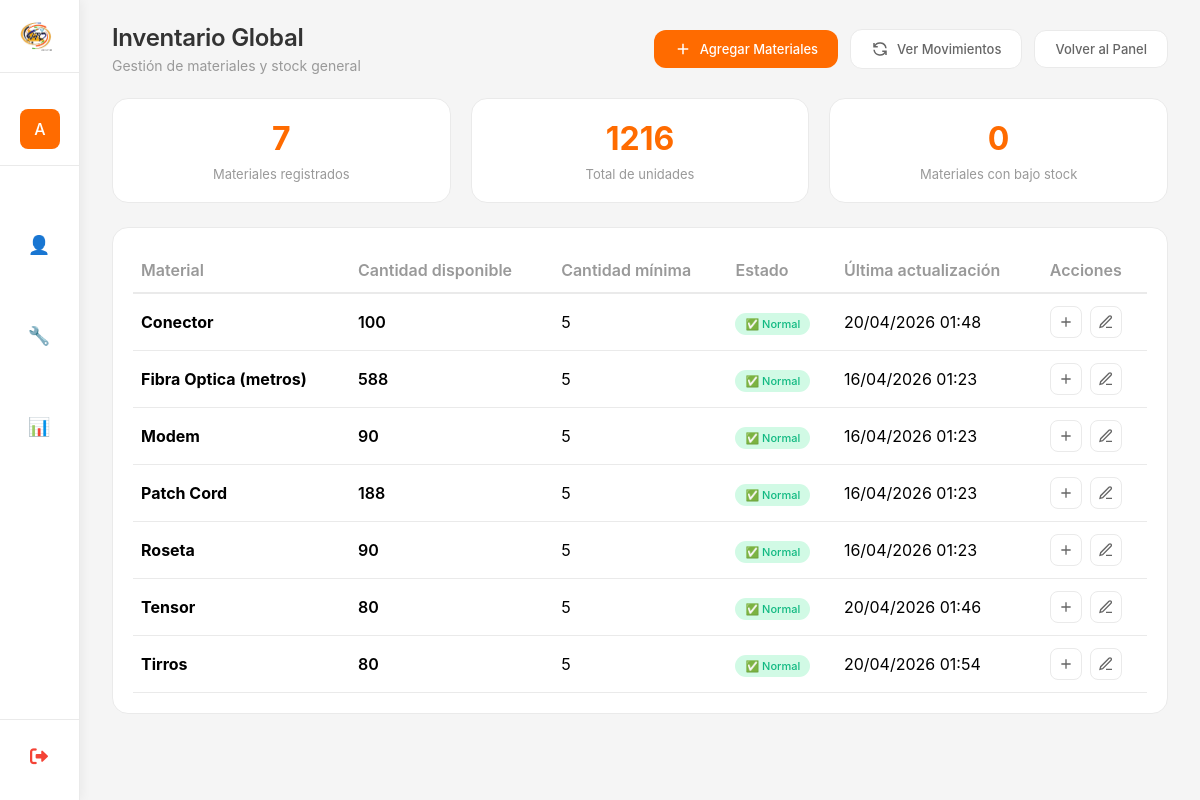
Page /inventario/ (signed in) on the earlier database version.
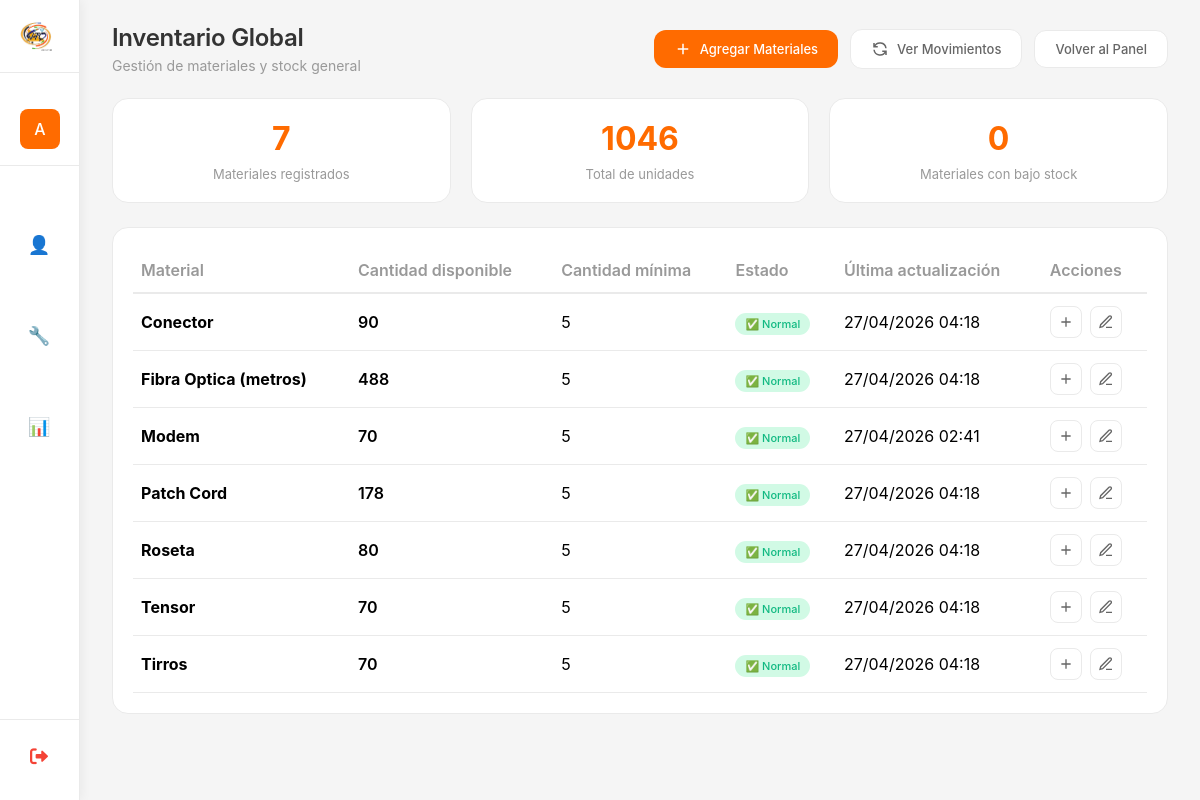
Same page on the later database version.
### myapp/models.py (models this page shows, shortened)
class Material(models.Model):
    nombre = models.CharField(max_length=50, unique=True, verbose_name="Nombre del material")
    activo = models.BooleanField(default=True, verbose_name="Activo")
    fecha_creacion = models.DateTimeField(auto_now_add=True)
    class Meta:
        verbose_name = "Material"
        verbose_name_plural = "Materiales"
        ordering = ['nombre']

class InventarioGlobal(models.Model):
    material = models.ForeignKey(
        Material,
        on_delete=models.CASCADE,
        related_name='inventario_global',
        verbose_name="Material"
    )
    cantidad = models.PositiveIntegerField(default=0, verbose_name="Cantidad disponible")
    cantidad_minima = models.PositiveIntegerField(default=5, verbose_name="Cantidad mínima de alerta")
    ultima_actualizacion = models.DateTimeField(auto_now=True, verbose_name="Última actualización")
    actualizado_por = models.ForeignKey(
        User,
        on_delete=models.SET_NULL,
        null=True,
        blank=True,
        related_name='actualizaciones_inventario',
        verbose_name="Actualizado por"
    )
    class Meta:
        verbose_name = "Inventario Global"
        verbose_name_plural = "Inventario Global"
        unique_together = ['material']
    @property
    def esta_bajo_stock(self):
        return self.cantidad <= self.cantidad_minima

### myapp/views_inventario.py (the view)
# urls.py: path('inventario/', inventario_global_lista, name='inventario_global_lista'),
@login_required
@staff_member_required  # Solo administradores pueden acceder
def inventario_global_lista(request):
    es_admin = request.user.is_superuser or request.user.groups.filter(name='Administrador').exists()
    if not es_admin:
        messages.error(request, 'No tienes permisos para acceder a esta página.')
        return redirect('dashboard')
    inventario_list = []
    materiales = Material.objects.filter(activo=True).order_by('nombre')
    for material in materiales:
        inv_global, created = InventarioGlobal.objects.get_or_create(material=material)
        inventario_list.append({
            'material': material,
            'inventario': inv_global
        })
    paginator = Paginator(inventario_list, 15)
    page_number = request.GET.get('page', 1)
    page_obj = paginator.get_page(page_number)
    context = {
        'inventario_list': page_obj,
        'total_materiales': materiales.count(),
        'total_cantidad': sum(item['inventario'].cantidad for item in inventario_list),
        'bajo_stock': [item for item in inventario_list if item['inventario'].esta_bajo_stock],
    }
    return render(request, 'Inventario/inventario_global_lista.html', context)

### myapp/templates/Inventario/inventario_global_lista.html (shortened to what this page needs)
{% extends 'Inicio_De_Sesion/base.html' %}
{% load static %}
{% block page_title %}Inventario Global{% endblock %}
{% block page_subtitle %}Gestión de materiales y stock general{% endblock %}
{% block header_actions %}
<a href="{% url 'inventario_global_agregar' %}" class="btn-primary">
    <svg width="18" height="18" viewBox="0 0 24 24" fill="none" stroke="currentColor" stroke-width="2">
        <path d="M12 5v14M5 12h14"/>
    </svg>
    Agregar Materiales
</a>
<a href="{% url 'inventario_movimientos' %}" class="btn-secondary">
    <svg width="18" height="18" viewBox="0 0 24 24" fill="none" stroke="currentColor" stroke-width="2">
        <path d="M4 4v5h.582m15.356 2A8.001 8.001 0 004.582 9m0 0H9m11 11v-5h-.581m0 0a8.003 8.003 0 01-15.357-2m15.357 2H15"/>
    </svg>
    Ver Movimientos
</a>
<a href="{% url 'panel_inventario' %}" class="btn-secondary">
    Volver al Panel
</a>
{% endblock %}
{% block content %}
<div class="stats-inventario">
    <div class="stat-card-inventario">
        <span class="stat-number">{{ total_materiales }}</span>
        <span class="stat-label">Materiales registrados</span>
    </div>
    <div class="stat-card-inventario">
        <span class="stat-number">{{ total_cantidad }}</span>
        <span class="stat-label">Total de unidades</span>
    </div>
    <div class="stat-card-inventario">
        <span class="stat-number">{{ bajo_stock|length }}</span>
        <span class="stat-label">Materiales con bajo stock</span>
    </div>
</div>
<div class="table-container">
    <table class="table">
        <thead>
            <tr>
                <th>Material</th>
                <th>Cantidad disponible</th>
                <th>Cantidad mínima</th>
                <th>Estado</th>
                <th>Última actualización</th>
                <th>Acciones</th>
            </thead>
        <tbody>
            {% for item in inventario_list %}
            <tr>
                <td><strong>{{ item.material.nombre }}</strong></td>
                <td>
                    <span class="cantidad
                        ">
                        {{ item.inventario.cantidad }}
                    </span>
                </td>
                <td>{{ item.inventario.cantidad_minima }}</td>
                <td>
                    {% if item.inventario.cantidad <= 0 %}
                    <span class="badge-danger-sm">❌ Sin stock</span>
                    {% elif item.inventario.esta_bajo_stock %}
                    <span class="badge-warning-sm">⚠️ Bajo stock</span>
                    {% else %}
                    <span class="badge-success-sm">✅ Normal</span>
                    {% endif %}
                </td>
                <td>{{ item.inventario.ultima_actualizacion|date:"d/m/Y H:i" }}</td>
                <td class="action-buttons">
                    <a href="{% url 'inventario_global_agregar' %}?material={{ item.material.id }}" class="btn-icon" title="Agregar stock">
                        <svg width="16" height="16" viewBox="0 0 24 24" fill="none" stroke="currentColor" stroke-width="2">
                            <path d="M12 5v14M5 12h14"/>
                        </svg>
                    </a>
                    <a href="{% url 'inventario_global_ajustar' item.material.id %}" class="btn-icon" title="Ajustar cantidad">
                        <svg width="16" height="16" viewBox="0 0 24 24" fill="none" stroke="currentColor" stroke-width="2">
                            <path d="M12 20h9M16.5 3.5a2.121 2.121 0 0 1 3 3L7 19l-4 1 1-4L16.5 3.5z"/>
                        </svg>
                    </a>
                </td>
            </tr>
            {% endfor %}
        </tbody>
    </table>
</div>
{% endblock %}

### myapp/templates/Inicio_De_Sesion/base.html (shortened to what this page needs)
{% load static %}
<!DOCTYPE html>
<html lang="es">
<head>
    <link rel="stylesheet" href="https://cdnjs.cloudflare.com/ajax/libs/font-awesome/6.0.0/css/all.min.css">
</head>
<body>
    <div class="dashboard">
        <div class="sidebar" id="sidebar">
            <div class="logo-area" onclick="window.location.href='{% url 'dashboard' %}'">
                <img src="{% static 'cd.png' %}" alt="VTC" class="logo">
            </div>
            <div class="user-info">
                <div class="user-avatar">
                    {{ user.username|first|upper }}
                </div>
            </div>
            <div class="menu">
                <div class="menu-item" onclick="toggleSubmenu(this, 'vendedorSubmenu')">
                    <span class="menu-icon">👤</span>
                </div>
                {% if user.groups.all.0.name == 'Instalador' or user.groups.all.0.name == 'Administrador' or user.is_superuser %}
                <div class="menu-item" onclick="toggleSubmenu(this, 'instaladorSubmenu')">
                    <span class="menu-icon">🔧</span>
                </div>
                {% endif %}
                {% if user.is_superuser or user.groups.all.0.name == 'Administrador' or user.groups.all.0.name == 'Supervisor' %}
                <div class="menu-item" onclick="window.location.href='{% url 'panel_administrativo' %}'">
                    <span class="menu-icon">📊</span>
                </div>
                {% endif %}
            </div>
            <div class="sidebar-footer">
                <a href="{% url 'logout' %}" class="logout-sidebar" onclick="return confirm('¿Estás seguro que deseas cerrar sesión?')">
                    <i class="fas fa-sign-out-alt"></i>
                </a>
            </div>
        </div>
        <div class="main-content" id="mainContent">
            <div class="content-header">
                <div class="page-title">
                    <h1>{% block page_title %}Dashboard{% endblock %}</h1>
                    <p>{% block page_subtitle %}{{ current_date|default:"11 mar 2026" }} · Bienvenido de vuelta{% endblock %}</p>
                </div>
                <div class="header-actions">
                    {% block header_actions %}{% endblock %}
                </div>
            </div>
            {% block content %}{% endblock %}
        </div>
    </div>
</body>
</html>

### myapp/templates/Inicio_De_Sesion/base.html (style rules this page uses)
* { margin: 0; padding: 0; box-sizing: border-box; font-family: 'Inter', -apple-system, BlinkMacSystemFont, sans-serif; }
:root { --orange: #ff6b00; --orange-light: #fff2e6; --gray-bg: #f5f5f5; --gray-border: #eaeaea; --gray-text: #999; --dark-text: #333; --sidebar-width: 80px; --sidebar-expanded: 250px; --transition: all 0.3s cubic-bezier(0.4, 0, 0.2, 1); }
html, body { margin: 0; padding: 0; height: 100%; width: 100%; background: var(--gray-bg); overflow: hidden; position: relative; }
.dashboard { display: flex; min-height: 100vh; position: relative; height: 100%; }
.sidebar { background-color: #ffffff; color: #1f2937; width: var(--sidebar-width); position: fixed; top: 0; left: 0; height: 100%; overflow-y: auto; overflow-x: hidden; transition: var(--transition); z-index: 1000; display: flex; flex-direction: column; box-shadow: 2px 0 10px rgba(0, 0, 0, 0.05); border-right: 1px solid var(--gray-border); }
.logo-area { padding: 20px; display: flex; align-items: center; gap: 12px; width: 100%; border-bottom: 1px solid var(--gray-border); margin-bottom: 20px; cursor: pointer; transition: var(--transition); }
.logo { width: 32px; height: 32px; object-fit: contain; transition: var(--transition); flex-shrink: 0; }
.user-info { padding: 16px 20px; display: flex; align-items: center; gap: 12px; width: 100%; border-bottom: 1px solid var(--gray-border); margin-bottom: 1rem; }
.user-avatar { min-width: 40px; width: 40px; height: 40px; background: var(--orange); border-radius: 8px; display: flex; align-items: center; justify-content: center; color: white; font-weight: 500; font-size: 16px; flex-shrink: 0; transition: var(--transition); }
.menu { flex: 1; display: flex; flex-direction: column; gap: 4px; padding: 0 12px; }
.menu-item { padding: 10px 12px; display: flex; align-items: center; gap: 12px; width: 100%; cursor: pointer; transition: var(--transition); color: #666; font-size: 14px; position: relative; border-radius: 8px; }
.menu-icon { font-size: 18px; min-width: 30px; text-align: center; color: #999; flex-shrink: 0; transition: var(--transition); }
.sidebar-footer { margin-top: auto; padding: 16px 12px 24px 12px; border-top: 1px solid var(--gray-border); }
.logout-sidebar { display: flex; align-items: center; gap: 12px; padding: 10px 12px; width: 100%; color: #f44336; text-decoration: none; transition: var(--transition); border-radius: 8px; font-weight: 500; }
.logout-sidebar i { font-size: 18px; min-width: 30px; text-align: center; color: #f44336; }
.main-content { margin-left: var(--sidebar-width); transition: margin-left 0.3s cubic-bezier(0.4, 0, 0.2, 1); background: var(--gray-bg); height: 100%; width: calc(100% - var(--sidebar-width)); overflow-y: auto; overflow-x: hidden; padding: 24px 32px; position: relative; }
.content-header { display: flex; justify-content: space-between; align-items: center; margin-bottom: 24px; flex-wrap: wrap; gap: 16px; }
.page-title h1 { font-size: 24px; font-weight: 600; color: var(--dark-text); letter-spacing: -0.3px; line-height: 1.2; }
.page-title p { color: var(--gray-text); font-size: 14px; margin-top: 4px; }
.header-actions { display: flex; gap: 12px; align-items: center; flex-wrap: wrap; }

Differences in the rows shown:
changed through a linked row, Material "Conector": inventario.cantidad "100" → "90"; inventario.ultima_actualizacion "20/04/2026 01:48" → "27/04/2026 04:18"
changed through a linked row, Material "Fibra Optica (metros)": inventario.cantidad "588" → "488"; inventario.ultima_actualizacion "16/04/2026 01:23" → "27/04/2026 04:18"
changed through a linked row, Material "Modem": inventario.cantidad "90" → "70"; inventario.ultima_actualizacion "16/04/2026 01:23" → "27/04/2026 02:41"
changed through a linked row, Material "Patch Cord": inventario.cantidad "188" → "178"; inventario.ultima_actualizacion "16/04/2026 01:23" → "27/04/2026 04:18"
changed through a linked row, Material "Roseta": inventario.cantidad "90" → "80"; inventario.ultima_actualizacion "16/04/2026 01:23" → "27/04/2026 04:18"
changed through a linked row, Material "Tensor": inventario.cantidad "80" → "70"; inventario.ultima_actualizacion "20/04/2026 01:46" → "27/04/2026 04:18"
changed through a linked row, Material "Tirros": inventario.cantidad "80" → "70"; inventario.ultima_actualizacion "20/04/2026 01:54" → "27/04/2026 04:18"
Other differences:
{{ total_cantidad }}: "1216" → "1046"
